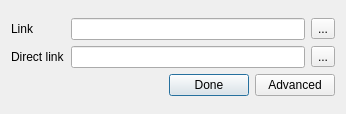
<?xml version="1.0" encoding="UTF-8"?>
<ui version="4.0">
 <class>exportResult</class>
 <widget class="QDialog" name="exportResult">
  <property name="geometry">
   <rect>
    <x>0</x>
    <y>0</y>
    <width>346</width>
    <height>114</height>
   </rect>
  </property>
  <property name="windowTitle">
   <string>Dialog</string>
  </property>
  <layout class="QVBoxLayout" name="verticalLayout_3">
   <item>
    <layout class="QVBoxLayout" name="verticalLayout_2">
     <item>
      <layout class="QGridLayout" name="gridLayout">
       <item row="1" column="1">
        <widget class="QLineEditFocus" name="directLink"/>
       </item>
       <item row="0" column="1">
        <widget class="QLineEditFocus" name="link"/>
       </item>
       <item row="1" column="0">
        <widget class="QLabel" name="directLinkLabel">
         <property name="text">
          <string>Direct link</string>
         </property>
         <property name="openExternalLinks">
          <bool>true</bool>
         </property>
        </widget>
       </item>
       <item row="0" column="0">
        <widget class="QLabel" name="linkLabel">
         <property name="text">
          <string>Link</string>
         </property>
         <property name="openExternalLinks">
          <bool>true</bool>
         </property>
        </widget>
       </item>
       <item row="0" column="2">
        <widget class="QToolButton" name="toolButton">
         <property name="text">
          <string>...</string>
         </property>
        </widget>
       </item>
       <item row="1" column="2">
        <widget class="QToolButton" name="toolButton_2">
         <property name="text">
          <string>...</string>
         </property>
        </widget>
       </item>
      </layout>
     </item>
     <item>
      <layout class="QHBoxLayout" name="horizontalLayout_6">
       <item>
        <spacer name="horizontalSpacer">
         <property name="orientation">
          <enum>Qt::Horizontal</enum>
         </property>
         <property name="sizeHint" stdset="0">
          <size>
           <width>40</width>
           <height>20</height>
          </size>
         </property>
        </spacer>
       </item>
       <item>
        <widget class="QPushButton" name="doneButton">
         <property name="text">
          <string>Done</string>
         </property>
        </widget>
       </item>
       <item>
        <widget class="QPushButton" name="advancedButton">
         <property name="text">
          <string>Advanced</string>
         </property>
        </widget>
       </item>
      </layout>
     </item>
    </layout>
   </item>
  </layout>
 </widget>
 <customwidgets>
  <customwidget>
   <class>QLineEditFocus</class>
   <extends>QLineEdit</extends>
   <header>src/qlineeditfocus.h</header>
  </customwidget>
 </customwidgets>
 <resources/>
 <connections>
  <connection>
   <sender>doneButton</sender>
   <signal>clicked()</signal>
   <receiver>exportResult</receiver>
   <slot>close()</slot>
   <hints>
    <hint type="sourcelabel">
     <x>269</x>
     <y>218</y>
    </hint>
    <hint type="destinationlabel">
     <x>159</x>
     <y>119</y>
    </hint>
   </hints>
  </connection>
 </connections>
</ui>
